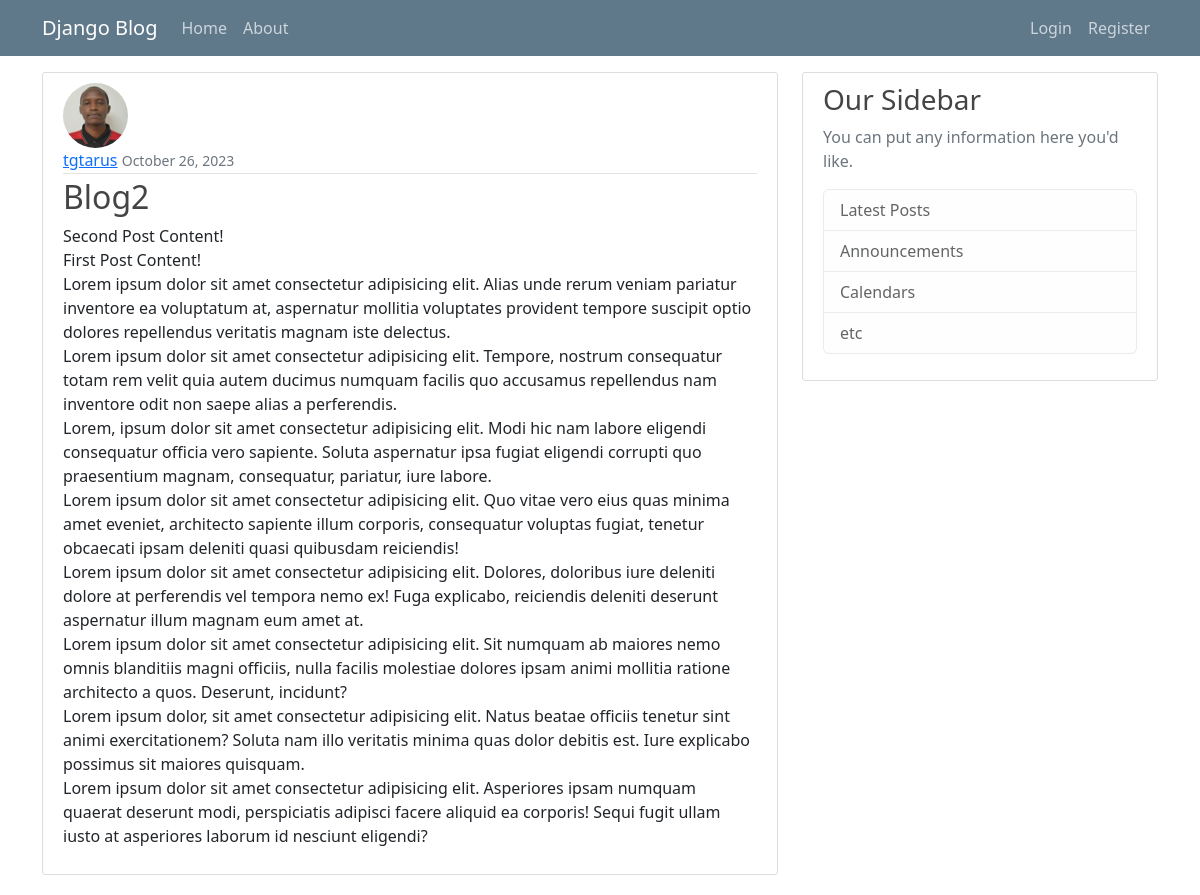
The app's page /post/2/ with its own data.
### blog/models.py (models this page shows, shortened)
class Post(models.Model):
    title = models.CharField(max_length=100)
    content = models.TextField()
    date_posted = models.DateTimeField(default=timezone.now) #auto_now_add=True
    author = models.ForeignKey(User, on_delete=models.CASCADE)

### users/models.py (models this page shows, shortened)
class Profile(models.Model):
    user = models.OneToOneField(User, on_delete=models.CASCADE)
    image = models.ImageField(default='default.jpg', upload_to='profile_pics')

### blog/views.py (the view)
# urls.py: path('post/<int:pk>/', PostDetailView.as_view(), name='post-detail'),
class PostDetailView (DetailView):
    model = Post

### blog/templates/blog/post_detail.html
{% extends "blog/base.html" %}
{% block content %}
<article class="media content-section">
    <img class="rounded-circle article-img" src="{{ object.author.profile.image.url }}">
    <div class="media-body">
        <div class="article-metadata">
            <a class="mr-2" href="#">{{ object.author }}</a>
            <small class="text-muted">{{ object.date_posted|date:"F d, Y"}}</small>
        </div>
        <h2 class="article-title">{{ object.title }}</h2>
        <p class="article-content">{{ object.content }}</p>
    </div>
</article>
{% endblock content %}

### blog/templates/blog/base.html (shortened to what this page needs)
{% load static %}
<!DOCTYPE html>
<html lang="en">
<head>
    <link href="https://cdn.jsdelivr.net/npm/bootstrap@5.3.2/dist/css/bootstrap.min.css" rel="stylesheet">
    <link rel="stylesheet" href="https://cdnjs.cloudflare.com/ajax/libs/font-awesome/4.7.0/css/font-awesome.min.css">
    <link rel="stylesheet" href="{% static 'blog/main.css' %}">
    <link rel="stylesheet" href="{% static 'blog/bootstrap-icons.css' %}">
    <link rel="stylesheet" href="{% static 'blog/bootstrap.min.css' %}">
</head>
<body>
    <header class="site-header">
        <nav class="navbar navbar-expand-md navbar-dark bg-steel fixed-top">
            <div class="container">
                <a class="navbar-brand mr-4" href="{% url 'blog-home' %}">Django Blog</a>
                <div class="collapse navbar-collapse" id="navbarToggle">
                    <div class="navbar-nav mr-auto">
                        <a class="nav-item nav-link" href="{% url 'blog-home' %}">Home</a>
                        <a class="nav-item nav-link" href="{% url 'blog-about' %}">About</a>
                    </div>
                    <div class="navbar-nav ms-auto mb-2 mb-lg-0">
                      {% if user.is_authenticated %}
                        <a class="nav-item nav-link" href="{% url 'profile' %}">Profile</a>
                        <a class="nav-item nav-link" href="{% url 'logout' %}">Logout</a>
                      {% else %}
                        <a class="nav-item nav-link" href="{% url 'login' %}">Login</a>
                        <a class="nav-item nav-link" href="{% url 'register' %}">Register</a>
                      {% endif %}
                    </div>
                </div>
            </div>
        </nav>
    </header>
    <br><br><br>
    <main role="main" class="container">
        <div class="row">
          <div class="col-md-8">
            {% block content %}{% endblock %}
          </div>
          <div class="col-md-4">
            <div class="content-section">
              <h3>Our Sidebar</h3>
              <p class='text-muted'>You can put any information here you'd like.
                <ul class="list-group">
                  <li class="list-group-item list-group-item-light">Latest Posts</li>
                  <li class="list-group-item list-group-item-light">Announcements</li>
                  <li class="list-group-item list-group-item-light">Calendars</li>
                  <li class="list-group-item list-group-item-light">etc</li>
                </ul>
              </p>
            </div>
          </div>
        </div>
      </main>
</body>
</html>

### blog/static/blog/main.css (style rules this page uses)
body { background: #fafafa; color: #333333; margin-top: 5rem; }
h1, h2, h3, h4, h5, h6 { color: #444444; }
ul { margin: 0; }
.bg-steel { background-color: #5f788a; }
.site-header .navbar-nav .nav-link { color: #cbd5db; }
.content-section { background: #ffffff; padding: 10px 20px; border: 1px solid #dddddd; border-radius: 3px; margin-bottom: 20px; }
.article-title { color: #444444; }
.article-content { white-space: pre-line; }
.article-img { height: 65px; width: 65px; margin-right: 16px; }
.article-metadata { padding-bottom: 1px; margin-bottom: 4px; border-bottom: 1px solid #e3e3e3 }

### records on screen
Post: author.profile.image (picture), author "tgtarus", date_posted "October 26, 2023", title "Blog2", content "Second Post Content! First Post Content! Lorem ipsum dolor sit amet consectetur adipisicing elit. Alias unde rerum veniam pariatur inventore ea voluptatum at, aspernatur mollitia voluptates provident tempore suscipit optio dolores repellendus veritatis magnam iste delectus. Lorem ipsum dolor sit amet consectetur adipisicing elit. Tempore, nostrum consequatur totam rem velit quia autem ducimus numquam facilis quo accusamus repellendus nam inventore odit non saepe alias a perferendis. Lorem, ipsum dolor sit amet consectetur adipisicing elit. Modi hic nam labore eligendi consequatur officia vero sapiente. Soluta aspernatur ipsa fugiat eligendi corrupti quo praesentium magnam, consequatur,…"
